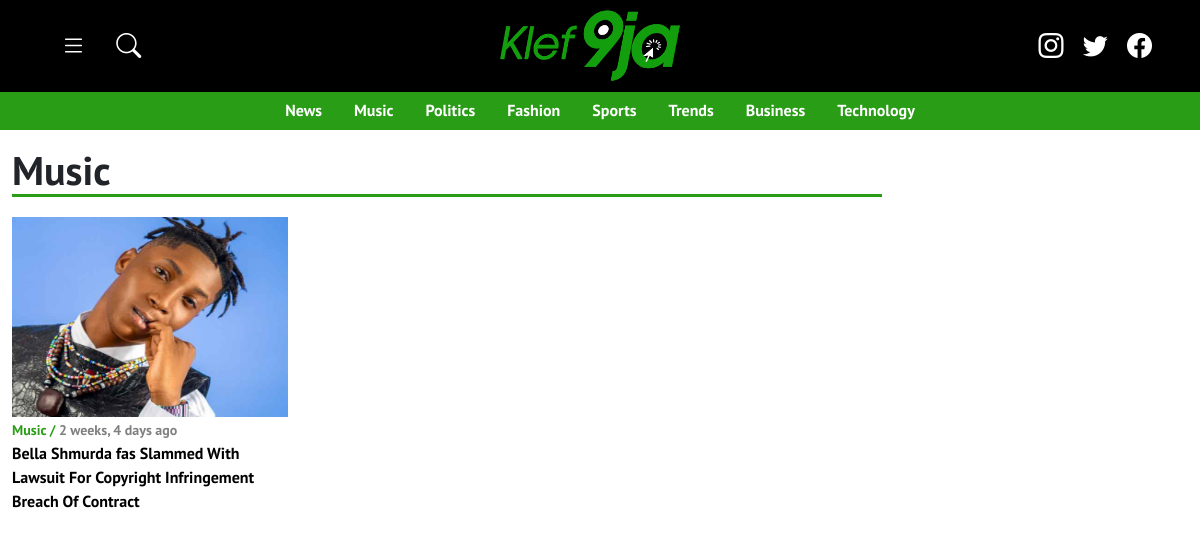
Page /allpost/2/music on the committed database.
### posts/models.py (models this page shows, shortened)
class Category(models.Model):
    STATUS=(
        ('True', 'True'),
        ('False', 'False'),
    )
    title = models.CharField(max_length=200)
    status= models.CharField(max_length=100, choices=STATUS)
    slug = models.SlugField(null=False, unique=True)
    created_at =models.DateTimeField(auto_now_add=True)
    def __str__(self):
        return self.title

class Post(models.Model):
    STATUS=(
        ('True', 'True'),
        ('False', 'False'),
    )
    category=models.ForeignKey(Category, on_delete=models.CASCADE)
    posted_by=models.ManyToManyField('Moderator')
    title1=models.CharField(max_length=100)
    title2= RichTextUploadingField()
    body = RichTextUploadingField()
    created_at= models.DateTimeField(auto_now_add=True)
    image= models.ImageField(blank=True, upload_to= 'images/')
    status= models.CharField(max_length=200, choices=STATUS)
    slug=models.SlugField(null=True, unique=True)
    Music =models.FileField(blank=True)
    video= models.FileField(blank=True)
    youtube= models.CharField(max_length=2000, blank=True, default='')
    trending_songs=models.BooleanField(blank=True)
    slide1=models.BooleanField(blank=True)
    slide2=models.BooleanField(blank=True)
    slide3=models.BooleanField(blank=True)
    frontpage=models.BooleanField(blank=True)
    tags = TaggableManager()
    def image_tag(self):
        return mark_safe('<img src="{}" height="50"/>'.format(self.image.url))
    image_tag.short_description = 'image'

### home/views.py (the view)
# urls.py: path('allpost/<str:id>/<slug:slug>', views.catposti, name='catposti'),
def catposti(request,id,slug):
    category=Category.objects.filter()
    postsss=Post.objects.filter(category_id=id)[:1]
    posts=Post.objects.order_by('-created_at').filter(category_id=id)
    custom_range, posts = PaginatePosts(request, posts, 16)
    context={
        'category':category,
        'postsss': postsss,
        'posts':posts,
        'custom_range': custom_range,
    }
    return render(request, 'category.html', context)

### home/utils.py (called while the page is built)
def PaginatePosts(request, posts, results):
    page=request.GET.get('page')
    paginator=Paginator(posts,results)
    try:
        posts=paginator.page(page)
    except PageNotAnInteger:
        page=1
        posts=paginator.page(page)
    except EmptyPage:
        page=paginator.num_pages
        posts=paginator.page(page)
    leftIndex= (int(page) - 1)
    if leftIndex < 1:
        leftIndex=1
    rightIndex= (int(page) + 2)
    if rightIndex > paginator.num_pages:
        rightIndex = paginator.num_pages + 1
    custom_range= range(leftIndex,rightIndex)
    return custom_range, posts

### home/templates/category.html (shortened to what this page needs)
{% extends "base.html" %}
{% load static %}
{% load humanize %}
{% block header %}{% include 'header.html' %}{% endblock header %}
{% block navigation %}{% include 'navigation.html' %}{% endblock navigation %}
    {% block content %}
        <div class="row">
            {% if postsss %}
               {% for items in postsss  %}
                <p class="lead display-6 mt-3 fw-bold catpost searchy">{{items.category}}</p>
               {% endfor %}
            {% endif %}
            <div class="col-lg-12">
                <div class="row mt-1 p-0">
                    <div class="col-lg-12">
                        <div class="row">
                            {% if posts %}
                                {% for items in posts  %}
                                    <div class="col-lg-3 mb-3">
                                        <div class="newsnews">
                                            <img src="{{items.image.url}}" alt="{{items.title1}}" class="imgfluid">
                                            <div>
                                                <small>{{items.category}} / <span class="time">{{items.created_at|naturaltime}}</span></small> <br>
                                                <span class="fw-bold">
                                                    <a href="{% url 'postdetails' items.id items.slug %}">
                                                        {{items.title1 | slice:"90"}}
                                                    </a>
                                                </span>
                                            </div>
                                        </div>
                                    </div>
                                {% endfor %}
                            {% endif %}
                        </div>
                    </div>
                </div>
            </div>
        </div>
    {% endblock content %}

### home/templates/navigation.html (shortened to what this page needs)
{% load static %}
<div class="container-fluid bg-success navigation " id="top">
    <ul class="nav mynav justify-content-center frs">
        {% if category %}
            {% for items in category  %}
            <li class="nav-item">
                <a href="{% url 'catposti' items.id items.slug %}" class="nav-link active" aria-current="page">{{items.title}}</a>
            </li>
            {% endfor %}
        {% endif %}
    </ul>
</div>

### home/static/css/main.css (style rules this page uses)
* { padding: 0; margin: 0; box-sizing: border-box; cursor: pointer; }
body { font-family: 'PT Sans', sans-serif; }
.bg-success { margin-top: 90px; background-color: #299D16 !important; }
.mynav a { color: white !important ; font-weight: bold !important; }
small { color: #299D16; font-weight: bold; }
.time { color:gray; }
.newsnews a { color: black; font-weight: bold; text-decoration: none; }
.newsnews img { height: 200px; width: 100%; }
.catpost { display: grid; }
.catpost::after { content: ''; height: 3px; width: 74%; background-color: #299D16; }

### rows in the picture
Category: title "News"
Category: title "Music"
Category: title "Politics"
Category: title "Fashion"
Category: title "Sports"
Category: title "Trends"
Category: title "Business"
Category: title "Technology"
Post: category "Music", image (picture), created_at "2 weeks, 4 days ago", title1 "Bella Shmurda fas Slammed With Lawsuit For Copyright Infringement Breach Of Contract"
